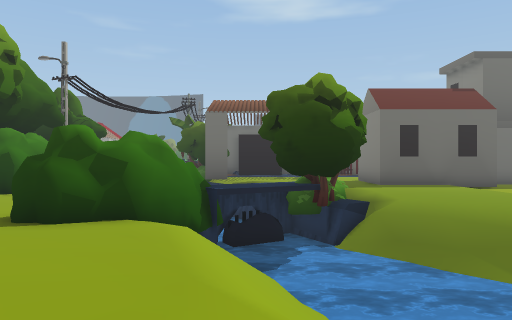
view 1 (above)

24 first-person views from a walk through a scene from a Unity 3-D project. The camera is 1.5 m above the floor, looks level and sees 70° across. Doors are open. The floor is counted in squares, 1.8 m on a side. Each view is taken from the middle of a square. On the plan, view 1 faces up. The plan holds only what a view shows up to about 12 squares ahead; the rest is blank. The place goes on beyond the plan. The player character is not drawn. Some surface patterns are stand-ins.

view 2
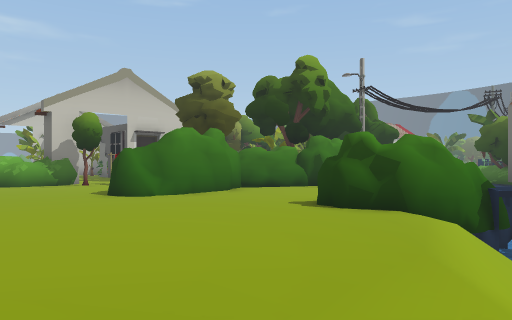

view 3
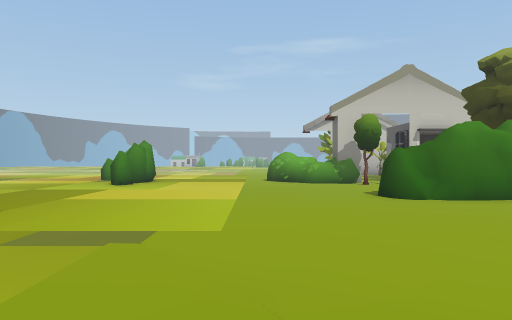

view 4
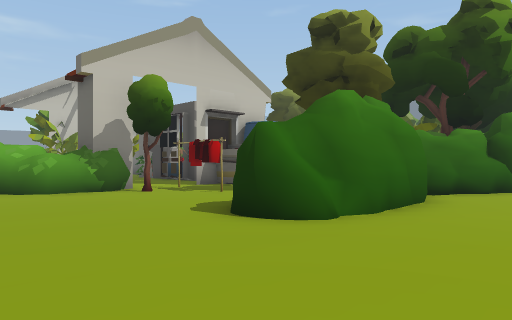

view 5
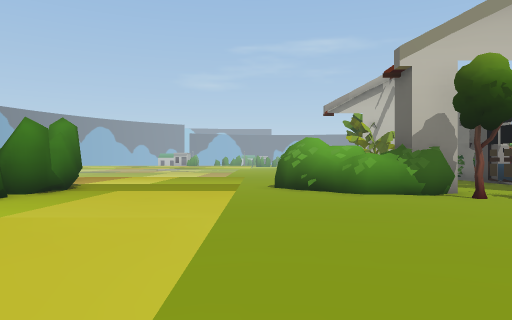

view 6
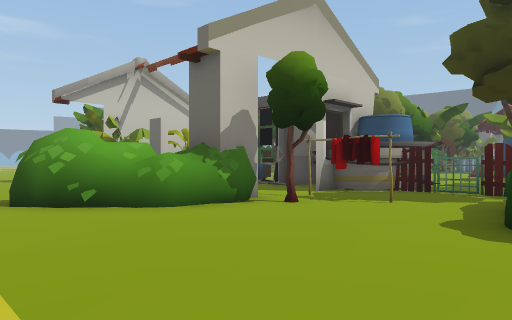

view 7
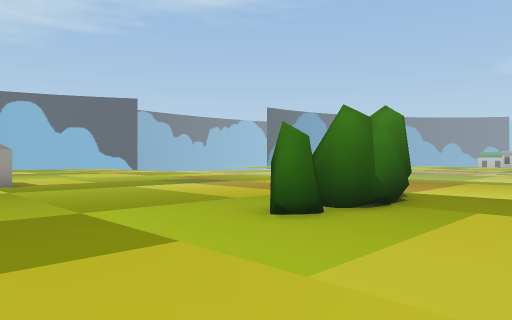

view 8
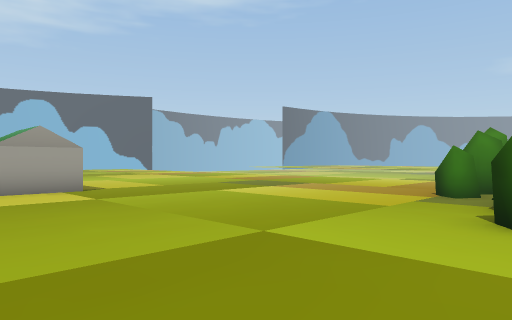

view 9
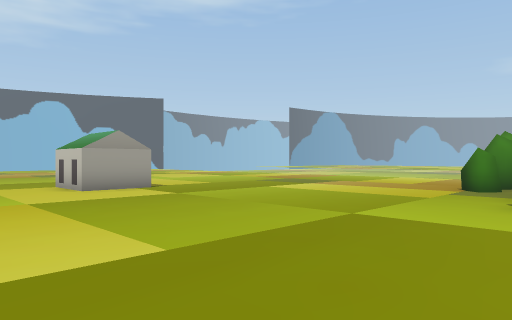

view 10
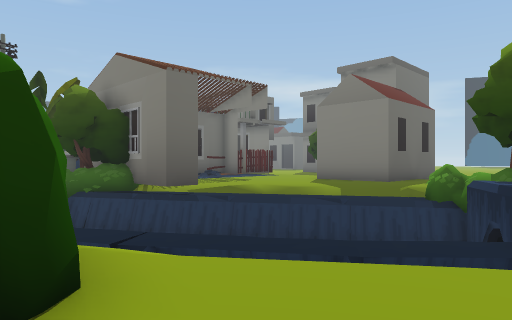

view 11
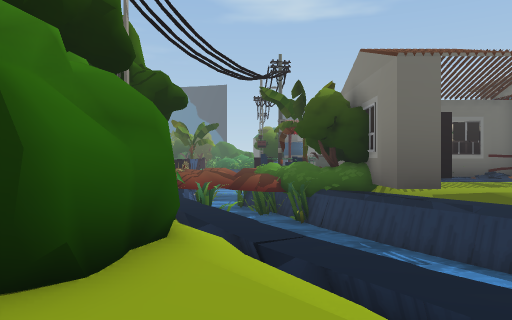

view 12
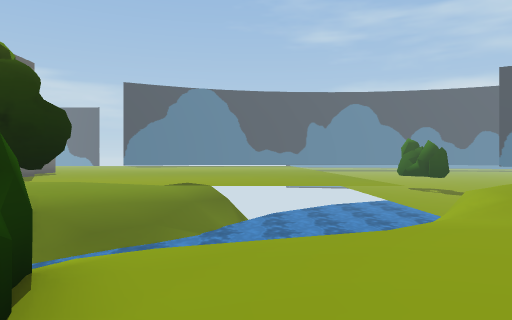

view 13
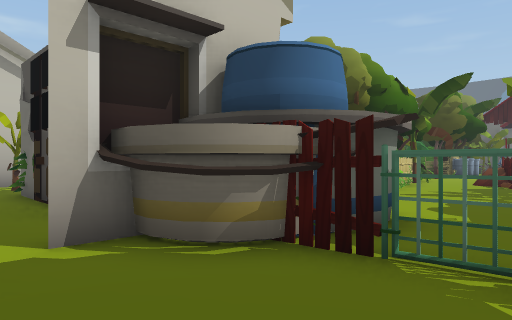

view 14
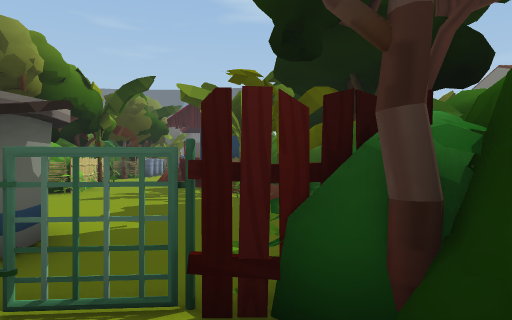

view 15
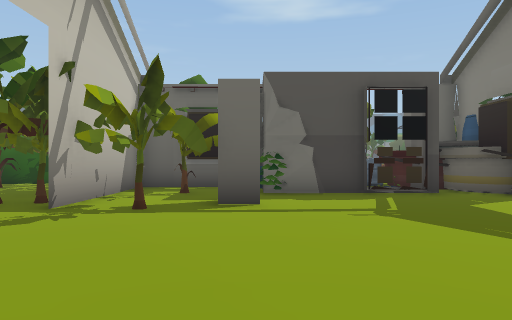

view 16
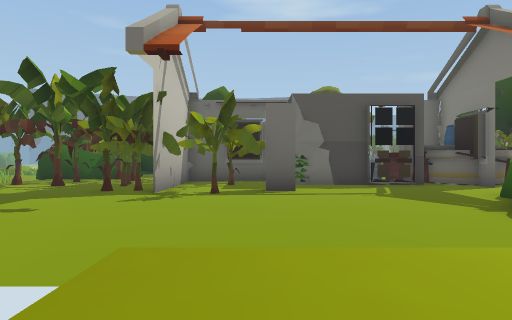

view 17
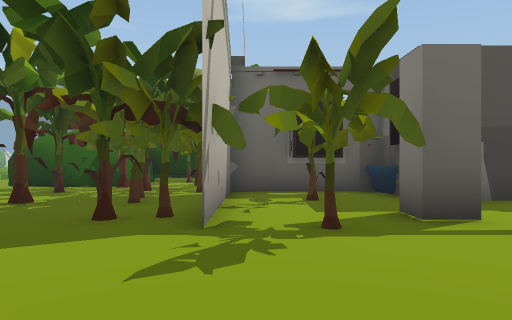

view 18
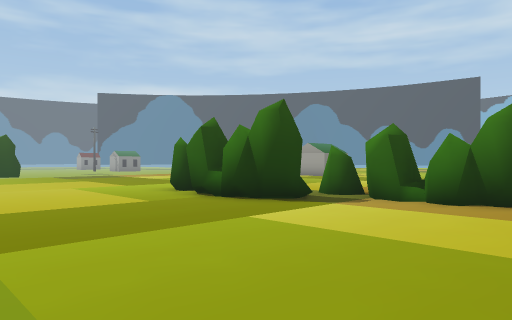

view 19
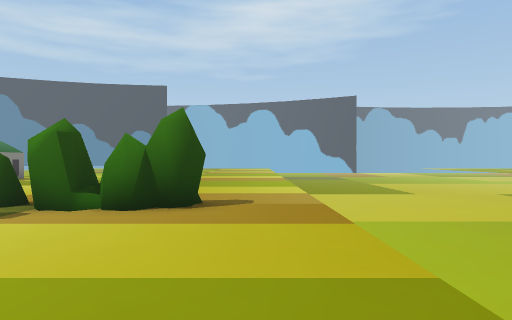

view 20
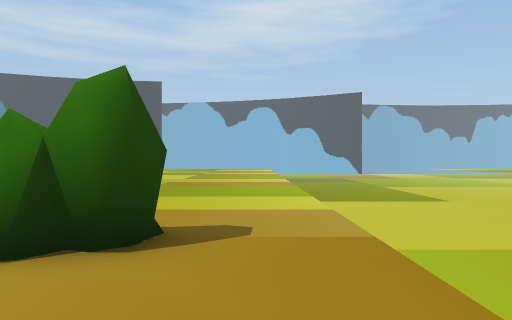

view 21
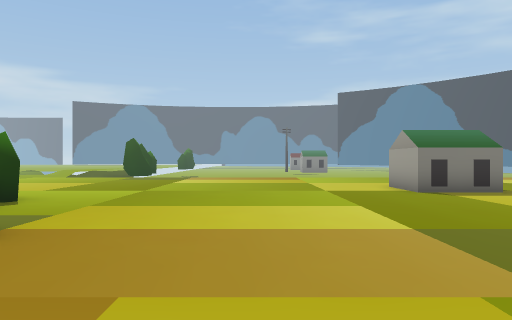

view 22
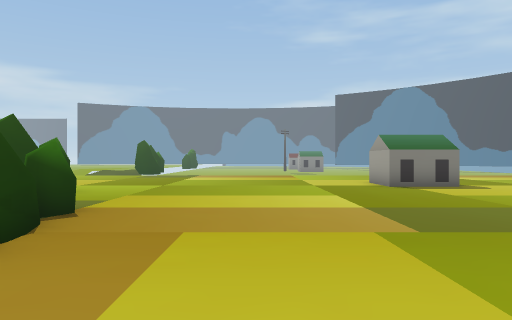

view 23
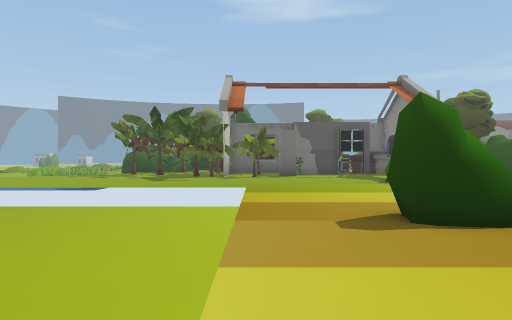

view 24
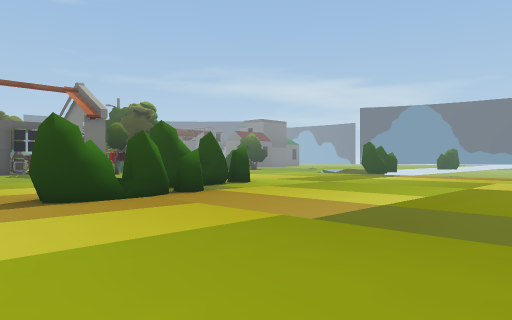

### Floor plan
Key: @ floor where view 1 was taken; # wall or solid block; x gap in a wall; . main floor; : floor 0.25 m higher than the main floor; - floor 0.25 m lower than the main floor; + floor 0.5 m higher than the main floor; _ floor 0.5 m lower than the main floor; < floor 0.75 m lower than the main floor; ( floor 1 m lower than the main floor; ! floor 1.5 m lower than the main floor; / step, stairs or slope; D open door; = window, fence, low wall or low ledge; ~ water the walk can cross; ≈ water the walk keeps out of; v drop or lower ground; O other object.
Columns run from 29 left of view 1 to 7 right of it. Each row starts with its distance up from view 1.
 23                          OO
 22                          #O
 21                      O ≈≈O#  :::
 20            OO ##    OOO ≈≈## :::
 19             OO.     O   ≈≈OO ::
 18             O..O         ≈OO
 17            OO...OO#    ≈ ≈≈O
 16           OOO....O#    ≈  ≈OO
 15             O....+OO       ≈O
 14              ..../     /≈≈  OO  .:
 13 O O          .... O   #/O≈   O# v.
 12 O #         OO....OO ##// ≈  OO # .:
 11 .O.           O...O ##:./ v≈≈OOO# ..
 10 ..O ### OO    OO..O #.../   OOOOO-..
  9 .O.#....O   # OOOOO #....  ##≈≈≈!_-.
  8 O.OO.O. OOx###O..O###....  ##≈≈≈≈!<-
  7 ...O.........D....  #....###=/≈≈≈≈!(
  6 . O#...#.....DOO..  #.......//~≈≈≈≈≈
  5 .....O......#DO...###.......///≈≈≈≈≈≈
  4 ............#O.....#.........//  ≈≈≈≈
  3  .......... ##.............../    ≈≈≈
  2   .........##................//   ≈≈≈
  1   .........#.................///   ≈≈
  0    ........................//@+    ≈≈
 -1  .........................//+ +    vv
 -2 vvvvv....................v
 -3 vvvvv....................v
 -4 vvvvv....................v
 -5 vvvvv.......O#..........
 -6 vvvvv......#O#OO.......
 -7  vvvv...OO.............
 -8  vvvv..OOOOO...........
 -9 vvvvv.................
-10 vvvvv.................
-11 vvvv .................
-12 vvvv .................
-13 vvvv .................
-14 vvvv ................
-15 vvvv ................
-16 vvvv .....  .....OO..

Positions as (right, up) in squares from view 1, and headings:
1: (0, 0), facing up
2: (1, -1), facing up-left
3: (1, 0), facing left
4: (-6, 0), facing up-left
5: (-7, 0), facing left
6: (-10, -1), facing up-left
7: (-10, -2), facing down-left
8: (-9, -5), facing down-left
9: (-7, -5), facing down-left
10: (-8, 9), facing up-right
11: (-6, 9), facing up
12: (-5, 5), facing right
13: (-12, 6), facing up-left
14: (-12, 7), facing up
15: (-22, -1), facing up
16: (-23, -4), facing up
17: (-25, 1), facing up
18: (-23, 0), facing down-right
19: (-23, -1), facing down
20: (-23, -4), facing down
21: (-22, -11), facing right
22: (-24, -11), facing right
23: (-24, -13), facing up
24: (-24, -16), facing up-right
